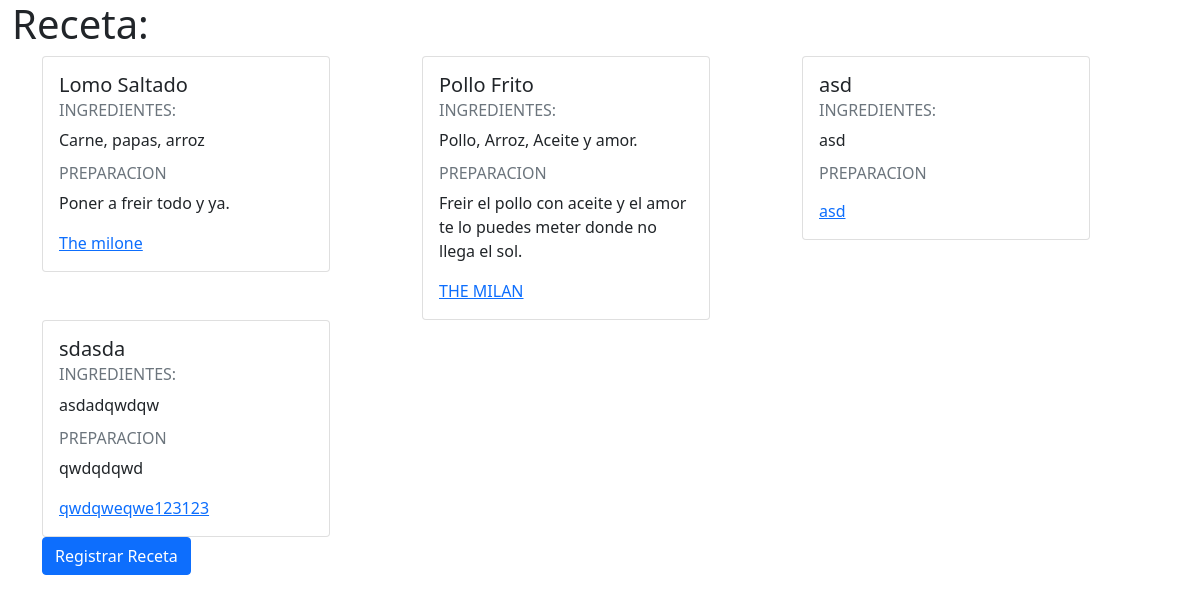
The page / on the database its author committed.
### app/models.py (models this page shows)
class Receta(models.Model):
    titulo = models.CharField(max_length = 100)
    ingredientes = models.TextField(help_text='Redactar los ingredientes:')
    preparation = models.TextField()
    autor = models.CharField(max_length=200)
    def __str__(self):
        return self.titulo

### app/views.py (the view)
# urls.py: path('',views.index,name='index'),
def index(request):
    listaRecetas = Receta.objects.all()
    print(listaRecetas)
    frmReceta = RecetaForm()
    context = {
        'frmReceta': frmReceta,
        'recetas': listaRecetas
    }
    return render(request,'index.html',context)

### app/templates/index.html (shortened to what this page needs)
<!doctype html>
<html lang="en">
  <head>
    <link href="https://cdn.jsdelivr.net/npm/bootstrap@5.1.3/dist/css/bootstrap.min.css" rel="stylesheet">
  </head>
  <body>
    <div class="container-fluid">
        <h1>Receta: </h1>
        <div class="container">
            <div class="row">
                {% for receta in recetas %}
                    <div class="col-sm">
                        <div class="card" style="width: 18rem;">
                            <div class="card-body">
                            <h5 class="card-title">{{ receta.titulo}}</h5>
                            <h6 class="card-subtitle mb-2 text-muted">INGREDIENTES:</h6>
                            <p class="card-text">{{ receta.ingredientes }}</p>
                            <h6 class="card-subtitle mb-2 text-muted">PREPARACION</h6>
                            <p class="card-text">{{ receta.preparation }}</p>
                            <a href="#" class="card-link">{{ receta.autor }}</a>
                            </div>
                        </div>
                    </div>
                {% endfor %}
            </div>
            <button type="button" class="btn btn-primary" data-bs-toggle="modal" data-bs-target="#exampleModal">
                Registrar Receta
            </button>
        </div>
    </div>
  </body>
</html>

### rows shown on the page
Receta: titulo "Lomo Saltado", ingredientes "Carne, papas, arroz", preparation "Poner a freir todo y ya.", autor "The milone"
Receta: titulo "Pollo Frito", ingredientes "Pollo, Arroz, Aceite y amor.", preparation "Freir el pollo con aceite y el amor te lo puedes meter donde no llega el sol.", autor "THE MILAN"
Receta: titulo "asd", ingredientes "asd", autor "asd"
Receta: titulo "sdasda", ingredientes "asdadqwdqw", preparation "qwdqdqwd", autor "qwdqweqwe123123"
